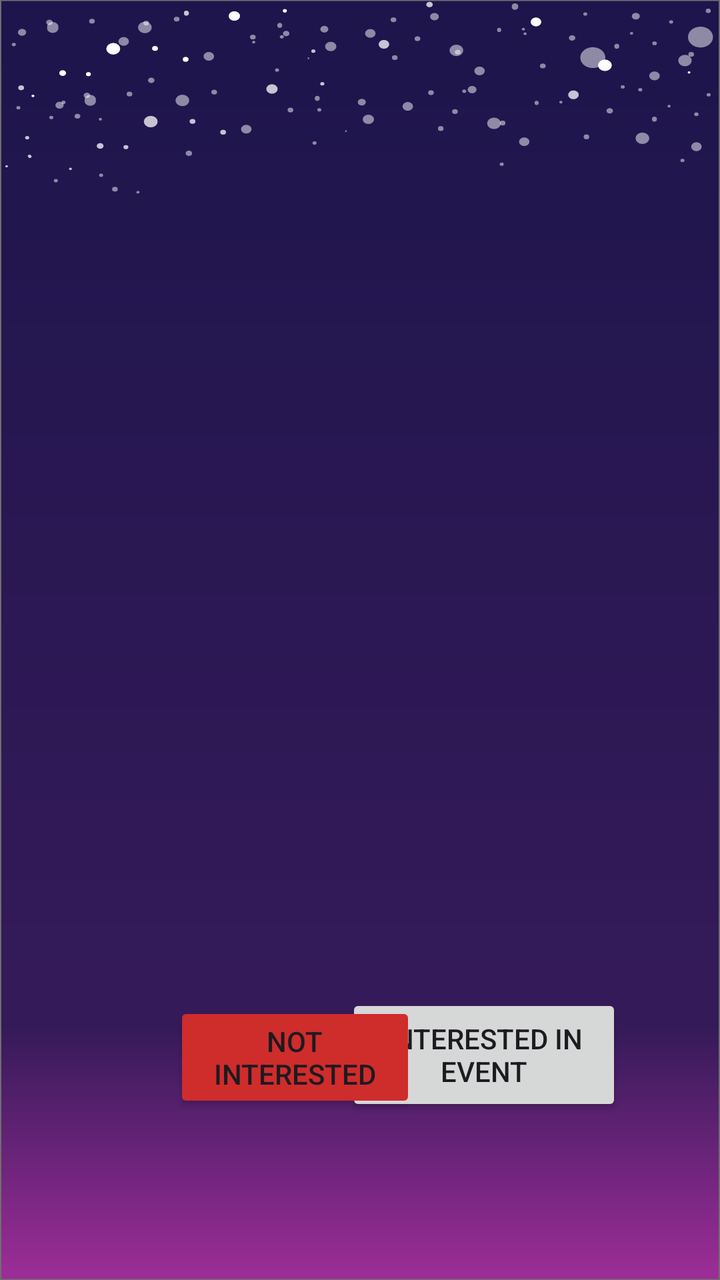
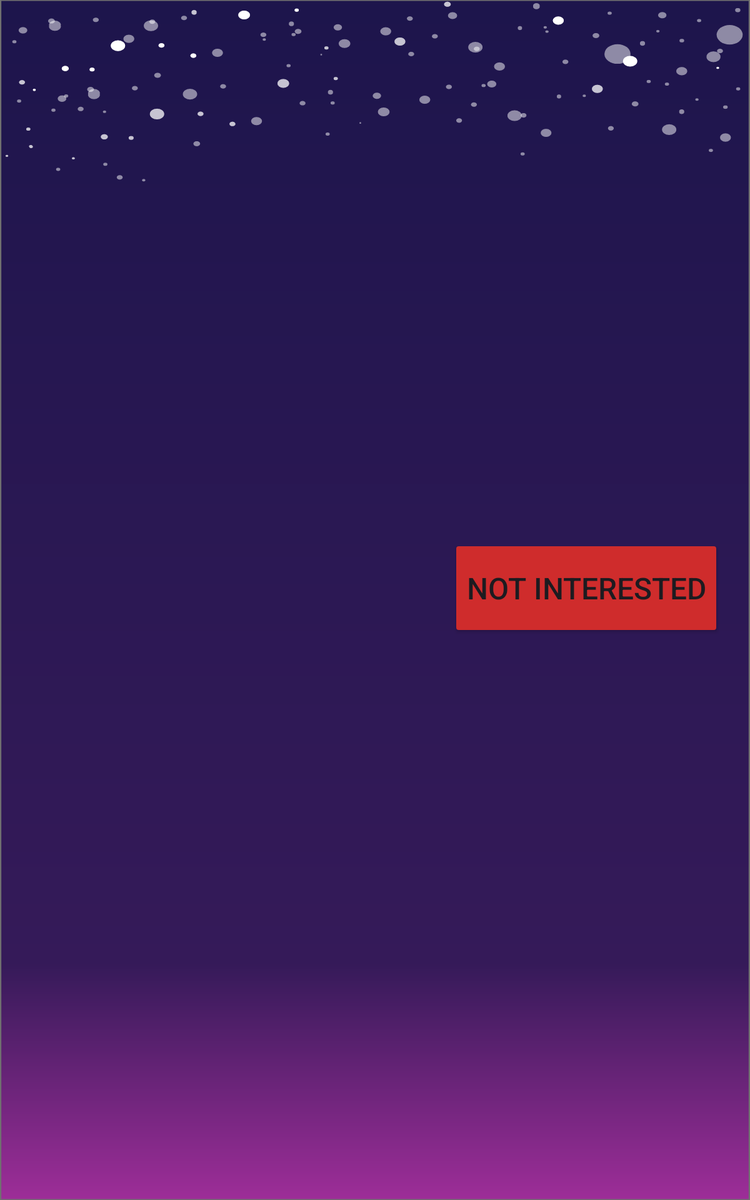

The same Android screen from two of the app's own layout files: first res/layout/ as a phone draws it, then the author's variant for another configuration, drawn on a device whose configuration selects that folder. Both files follow.
<!-- AndroidManifest.xml: application theme Theme.BebeAppThatWorks -->
<!-- res/layout/fragment_interested_in_event.xml -->
<?xml version="1.0" encoding="utf-8"?>
<RelativeLayout xmlns:android="http://schemas.android.com/apk/res/android"
    xmlns:tools="http://schemas.android.com/tools"
    android:layout_width="wrap_content"
    android:layout_height="wrap_content"
    xmlns:app="http://schemas.android.com/apk/res-auto"
    android:orientation="vertical"
    android:background="@drawable/bg_with_stars"
    tools:context=".activities.OneEventActivity">


    <Button
        android:id="@+id/buttonInterested"
        android:layout_width="138dp"
        android:layout_height="61dp"
        android:layout_alignParentTop="true"
        android:layout_alignParentEnd="true"
        android:layout_gravity="center"
        android:layout_marginStart="150dp"
        android:layout_marginTop="497dp"
        android:layout_marginEnd="49dp"
        android:text="Interested in event" />

    <Button
        android:id="@+id/buttonNotIntr"
        android:layout_width="121dp"
        android:layout_height="wrap_content"
        android:layout_alignParentStart="true"
        android:layout_alignParentTop="true"
        android:layout_marginStart="87dp"
        android:layout_marginTop="501dp"
        android:layout_marginEnd="20dp"
        android:layout_marginBottom="-105dp"
        android:backgroundTint="#CF2C2C"
        android:text="Not interested" />
</RelativeLayout>
<!-- resources referenced by this layout -->
<resources>
  <!-- drawable bg_with_stars: vector/xml drawable (drawable, 27541 chars, omitted) -->
  <!-- from res/values-v23/ -->
  <style name="Theme.BebeAppThatWorks" parent="Base.Theme.BebeAppThatWorks">
      
      <item name="android:navigationBarColor">@android:color/transparent</item>
      <item name="android:statusBarColor">@android:color/transparent</item>
      <item name="android:windowLightStatusBar">?attr/isLightTheme</item>
    </style>
  <style name="Base.Theme.BebeAppThatWorks" parent="Theme.Material3.DayNight.NoActionBar">
          
      </style>
</resources>
<!-- res/layout-sw600dp/fragment_interested_in_event.xml (the author's variant of the layout above) -->
<!-- drawn on a 7-inch tablet held upright -->
<?xml version="1.0" encoding="utf-8"?>
<RelativeLayout xmlns:android="http://schemas.android.com/apk/res/android"
    xmlns:tools="http://schemas.android.com/tools"
    android:layout_width="wrap_content"
    android:layout_height="wrap_content"
    xmlns:app="http://schemas.android.com/apk/res-auto"
    android:orientation="vertical"
    android:background="@drawable/bg_with_stars"
    tools:context=".OneEventActivity">


    <Button
        android:id="@+id/buttonInterested"
        android:layout_width="224dp"
        android:layout_height="80dp"
        android:layout_alignParentStart="true"
        android:layout_alignParentTop="true"
        android:layout_alignParentEnd="true"
        android:layout_gravity="center"
        android:layout_marginStart="562dp"
        android:layout_marginTop="193dp"
        android:layout_marginEnd="114dp"
        android:text="Interested in event"
        android:textSize="24sp" />

    <Button
        android:id="@+id/buttonSeeDetailsPaid"
        android:layout_width="216dp"
        android:layout_height="79dp"
        android:layout_alignParentStart="true"
        android:layout_alignParentTop="true"
        android:layout_alignParentEnd="true"
        android:layout_marginStart="141dp"
        android:layout_marginLeft="100dp"
        android:layout_marginTop="194dp"
        android:layout_marginEnd="543dp"
        android:text="See details"
        android:textSize="24sp" />

    <Button
        android:id="@+id/buttonNotIntr"
        android:layout_width="wrap_content"
        android:layout_height="79dp"
        android:layout_alignParentStart="true"
        android:layout_alignParentTop="true"
        android:layout_marginStart="361dp"
        android:layout_marginTop="431dp"
        android:layout_marginEnd="20dp"
        android:layout_marginBottom="-105dp"
        android:backgroundTint="#CF2C2C"
        android:text="Not interested"
        android:textSize="24sp" />
</RelativeLayout>
